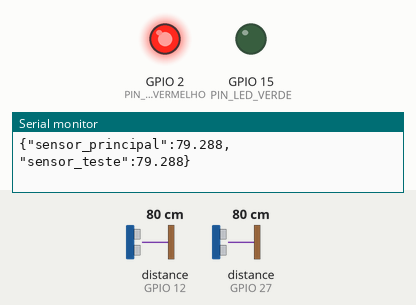
Simulated run of this sketch. Board: ESP32. On the bench: output pins drawn as LEDs (lit = HIGH), the last lines printed to the serial monitor. Wiring (from diagram.json): 2 × ultrasonic range finder: trigger GPIO 13, echo GPIO 12 / trigger GPIO 14, echo GPIO 27. Inputs (shaded band) come from the test bench; at power-on: distance to the obstacle (sensors on GPIO 12, GPIO 27) 80 cm. The echo pulse lasts 58.3 µs per cm; WiFi joins after 1.5 s; servers stay silent unless stated; no MQTT or app messages arrive unless stated; pins used as bus, display or sensor lines are not drawn.

Above: at 2.7 s.
2.8 s: distance to the obstacle (sensor on GPIO 12) set to 56 cm
4.7 s: distance to the obstacle (sensor on GPIO 12) set to 46 cm
At 6.7 s:
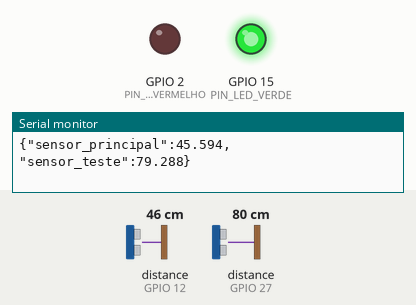
10.0 s: distance to the obstacle (sensor on GPIO 12) set to 60 cm
At 11.7 s:
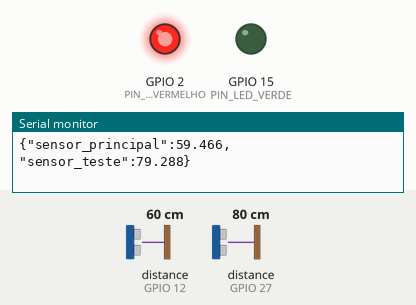
12.0 s: distance to the obstacle (sensor on GPIO 12) set to 2 cm
At 13.2 s:
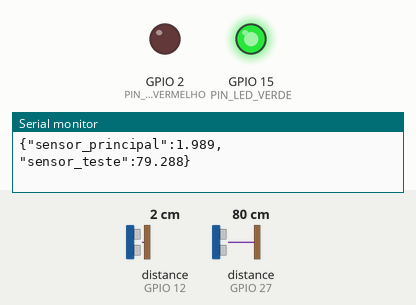
Timing chart, 0 to 15.0 s (numbered marks = the images above; inputs shaded):
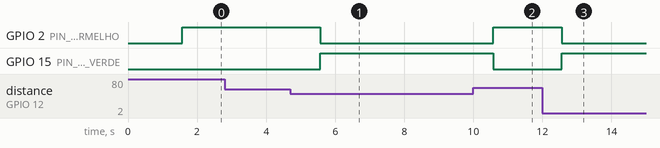

The sketch:

main.ino
```cpp
/////////--------IOT--------FIAP------------///////////

#include <WiFi.h>
#include <ArduinoJson.h>
#include <PubSubClient.h>

const char *SSID = "Wokwi-GUEST";
const char *PASSWORD = "";
const char *BROKER_MQTT = "broker.hivemq.com";
const int BROKER_PORT = 1883;
const char *ID_MQTT = "mottu_mqtt";
const char *TOPIC_SUBSCRIBE_LED = "fiap/iot/led";
const char *TOPIC_PUBLISH_DISTANCIA = "mottu/patio";

#define TRIG_PIN_MAIN 13
#define ECHO_PIN_MAIN 12
#define TRIG_PIN_TESTE 14
#define ECHO_PIN_TESTE 27
#define PIN_LED_VERDE 15
#define PIN_LED_VERMELHO 2
#define PUBLISH_DELAY 1000
const int TAMANHO = 200;

WiFiClient espClient;
PubSubClient MQTT(espClient);
unsigned long publishUpdate = 0;

void initWiFi();
void initMQTT();
void callbackMQTT(char *topic, byte *payload, unsigned int length);
void reconnectMQTT();
void reconnectWiFi();
void checkWiFIAndMQTT();
float medirDistancia(int trigPin, int echoPin);

void initWiFi() {
  Serial.print("Conectando com a rede: ");
  Serial.println(SSID);
  WiFi.begin(SSID, PASSWORD);

  while (WiFi.status() != WL_CONNECTED) {
    delay(100);
    Serial.print(".");
  }

  Serial.println();
  Serial.print("Conectado com sucesso: ");
  Serial.println(SSID);
  Serial.print("IP: ");
  Serial.println(WiFi.localIP());
}

void initMQTT() {
  MQTT.setServer(BROKER_MQTT, BROKER_PORT);
  MQTT.setCallback(callbackMQTT);
}

void callbackMQTT(char *topic, byte *payload, unsigned int length) {
  String msg = String((char*)payload).substring(0, length);
  Serial.printf("Mensagem recebida via MQTT: %s do tópico: %s\n", msg.c_str(), topic);
}

void reconnectMQTT() {
  while (!MQTT.connected()) {
    Serial.print("Tentando conectar com o Broker MQTT: ");
    Serial.println(BROKER_MQTT);

    if (MQTT.connect(ID_MQTT)) {
      Serial.println("Conectado ao broker MQTT!");
      MQTT.subscribe(TOPIC_SUBSCRIBE_LED);
    } else {
      Serial.println("Falha na conexão com MQTT. Tentando novamente em 2 segundos.");
      delay(2000);
    }
  }
}

void checkWiFIAndMQTT() {
  if (WiFi.status() != WL_CONNECTED) reconnectWiFi();
  if (!MQTT.connected()) reconnectMQTT();
}

void reconnectWiFi() {
  if (WiFi.status() == WL_CONNECTED) return;

  WiFi.begin(SSID, PASSWORD);

  while (WiFi.status() != WL_CONNECTED) {
    delay(100);
    Serial.print(".");
  }

  Serial.println();
  Serial.print("Wifi conectado com sucesso: ");
  Serial.println(SSID);
  Serial.print("IP: ");
  Serial.println(WiFi.localIP());
}

float medirDistancia(int trigPin, int echoPin) {
  digitalWrite(trigPin, LOW);
  delayMicroseconds(2);
  digitalWrite(trigPin, HIGH);
  delayMicroseconds(10);
  digitalWrite(trigPin, LOW);

  long duracao = pulseIn(echoPin, HIGH);
  float distancia = duracao * 0.034 / 2;

  return distancia;
}

void setup() {
  Serial.begin(115200);

  pinMode(TRIG_PIN_MAIN, OUTPUT);
  pinMode(ECHO_PIN_MAIN, INPUT);
  pinMode(TRIG_PIN_TESTE, OUTPUT);
  pinMode(ECHO_PIN_TESTE, INPUT);
  pinMode(PIN_LED_VERDE, OUTPUT);
  pinMode(PIN_LED_VERMELHO, OUTPUT);

  digitalWrite(PIN_LED_VERDE, LOW);
  digitalWrite(PIN_LED_VERMELHO, LOW);

  initWiFi();
  initMQTT();
}

void loop() {
  checkWiFIAndMQTT();
  MQTT.loop();

  if ((millis() - publishUpdate) >= PUBLISH_DELAY) {
    publishUpdate = millis();

    float distanciaPrincipal = medirDistancia(TRIG_PIN_MAIN, ECHO_PIN_MAIN);
    float distanciaTeste = medirDistancia(TRIG_PIN_TESTE, ECHO_PIN_TESTE);

    if (distanciaPrincipal > 0 && distanciaPrincipal <= 50) {
      digitalWrite(PIN_LED_VERDE, HIGH);
      digitalWrite(PIN_LED_VERMELHO, LOW);
    } else {
      digitalWrite(PIN_LED_VERDE, LOW);
      digitalWrite(PIN_LED_VERMELHO, HIGH);
    }

    StaticJsonDocument<TAMANHO> doc;
    doc["sensor_principal"] = distanciaPrincipal;
    doc["sensor_teste"] = distanciaTeste;

    String json;
serializeJson(doc, json);

MQTT.publish(TOPIC_PUBLISH_DISTANCIA, json.c_str());
Serial.println(json);

  }
}
```

Measured:
- the behaviour switches between 51 and 50 cm on distance to the obstacle (sensor on GPIO 12) (found by bisection; images 0 and 1)
- after the input at 4.7 s, GPIO 2 (PIN_LED_VERMELHO): HIGH → LOW after 0.87 s; GPIO 15 (PIN_LED_VERDE): LOW → HIGH after 0.87 s
- after the input at 10.0 s, GPIO 2 (PIN_LED_VERMELHO): LOW → HIGH after 0.57 s; GPIO 15 (PIN_LED_VERDE): HIGH → LOW after 0.57 s
- after the input at 12.0 s, GPIO 2 (PIN_LED_VERMELHO): HIGH → LOW after 0.57 s; GPIO 15 (PIN_LED_VERDE): LOW → HIGH after 0.57 s
